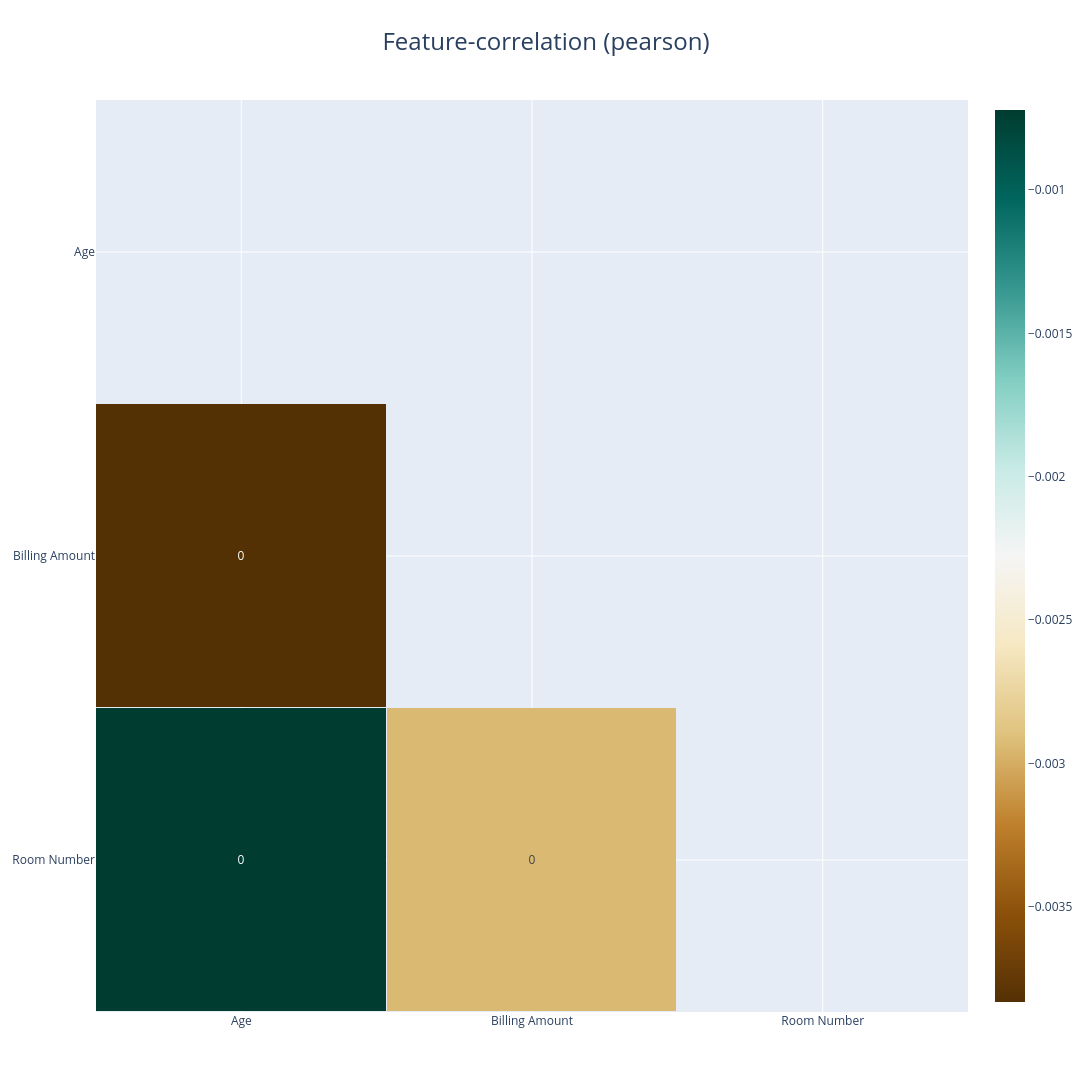

The notebook cell this image was saved under:
### Code cell
plt.figure(figsize=(8,6))
klib.corr_interactive_plot(df)

### Figure 1 — Plotly figure (JSON) as saved in the notebook; plotly's stock layout.template omitted (floating-point values rounded to 4 significant figures)
{"data": [{"colorscale": [[0, "rgb(84,48,5)"], [0.1, "rgb(140,81,10)"], [0.2, "rgb(191,129,45)"], [0.3, "rgb(223,194,125)"], [0.4, "rgb(246,232,195)"], [0.5, "rgb(245,245,245)"], [0.6, "rgb(199,234,229)"], [0.7, "rgb(128,205,193)"], [0.8, "rgb(53,151,143)"], [0.9, "rgb(1,102,94)"], [1, "rgb(0,60,48)"]], "hoverongaps": false, "text": [["", 0, 0], ["", "", 0], ["", "", ""]], "textfont": {"size": 12}, "texttemplate": "%{text}", "type": "heatmap", "x": ["Room Number", "Billing Amount", "Age"], "xgap": 1, "y": ["Room Number", "Billing Amount", "Age"], "ygap": 1, "z": [[null, -0.002943, -0.0007202], [null, null, -0.003832], [null, null, null]], "zmax": -0.05, "zmin": 0.05}], "layout": {"autosize": true, "height": 2040.0, "title": {"font": {"size": 24}, "text": "Feature-correlation (pearson)", "x": 0.5}, "width": 2225.0, "xaxis": {"autorange": "reversed"}}}
